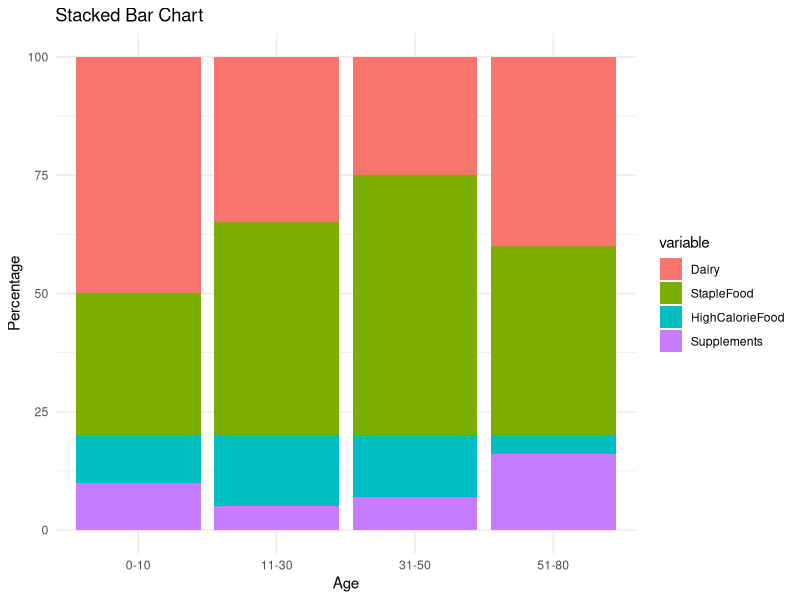

Source code (R):

library(ggplot2)

# Your data
data <- data.frame(
  Age = c("0-10", "11-30", "31-50", "51-80"),
  Dairy = c(50, 35, 25, 40),
  StapleFood = c(30, 45, 55, 40),
  HighCalorieFood = c(10, 15, 13, 4),
  Supplements = c(10, 5, 7, 16)
)

# Reshape data for ggplot2
data_long <- reshape2::melt(data, id.vars = "Age")

# Stacked Bar Chart
ggplot(data_long, aes(x = Age, y = value, fill = variable)) +
  geom_bar(stat = "identity") +
  labs(title = "Stacked Bar Chart", x = "Age", y = "Percentage") +
  theme_minimal()
